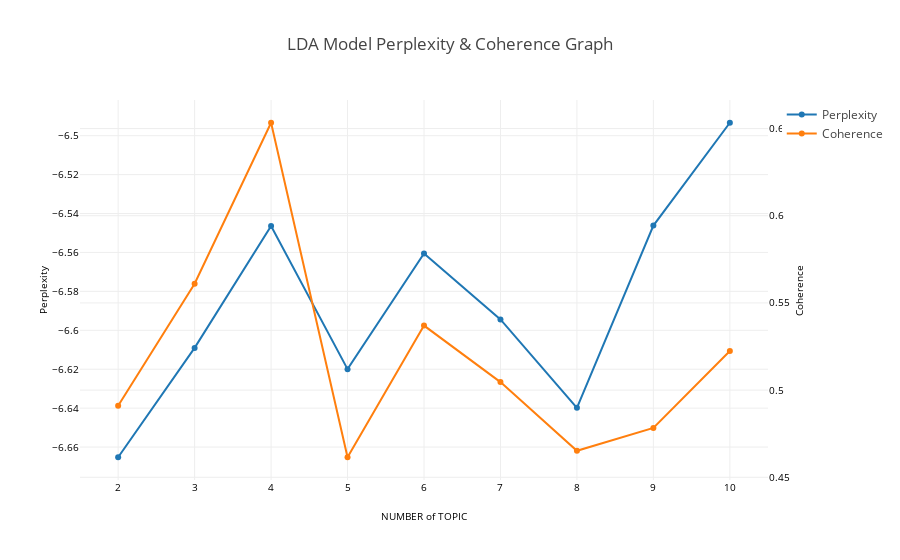

The cell this chart's notebook holds for it:
### Code cell
MAX_TOPICS = 10 

tc.set_plotly()
tc.get_model_validation_graph("lda", tokenized_sentence_list, MAX_TOPICS)

### Figure 1 — Plotly figure (JSON) as saved in the notebook; plotly's stock layout.template omitted (floating-point values rounded to 4 significant figures)
{"data": [{"marker": {}, "name": "Perplexity", "type": "scatter", "x": ["2", "3", "4", "5", "6", "7", "8", "9", "10"], "y": [-6.665, -6.609, -6.546, -6.62, -6.561, -6.594, -6.64, -6.546, -6.493], "yaxis": "y"}, {"marker": {}, "name": "Coherence", "type": "scatter", "x": ["2", "3", "4", "5", "6", "7", "8", "9", "10"], "y": [0.4911, 0.561, 0.6533, 0.4615, 0.537, 0.5046, 0.4652, 0.4783, 0.5224], "yaxis": "y2"}], "layout": {"title": "LDA Model Perplexity & Coherence Graph", "xaxis": {"dtick": 1, "exponentformat": "e", "showexponent": "all", "showticklabels": true, "tickangle": 0, "tickfont": {"color": "black", "size": 10}, "title": "NUMBER of TOPIC", "titlefont": {"color": "black", "size": 10}}, "yaxis": {"exponentformat": "e", "showexponent": "all", "showticklabels": true, "tickangle": 0, "tickfont": {"color": "black", "size": 10}, "title": "Perplexity", "titlefont": {"color": "black", "size": 10}}, "yaxis2": {"overlaying": "y", "showticklabels": true, "side": "right", "tickangle": 0, "tickfont": {"color": "black", "size": 10}, "title": "Coherence", "titlefont": {"color": "black", "size": 10}}}}
